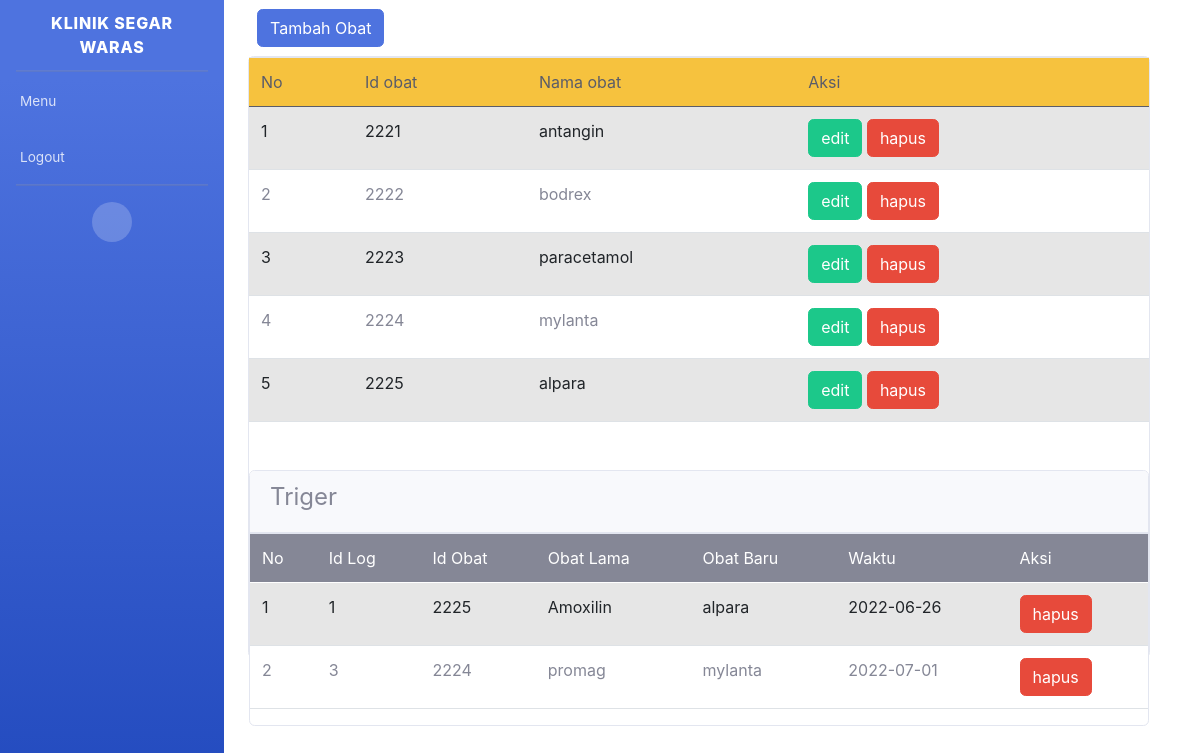
/obat.php, run on the app's committed database.
### tables this page shows
CREATE TABLE `obat` (
  `id_obat` int(5) NOT NULL,
  `nama_obat` varchar(100) DEFAULT NULL
);

CREATE TABLE `log_obat` (
  `id_log` int(100) NOT NULL,
  `id_obat` int(100) NOT NULL,
  `obat_lama` varchar(100) NOT NULL,
  `obat_baru` varchar(100) NOT NULL,
  `waktu` date NOT NULL
);

### obat.php (the view, shortened to what this page needs)
<!DOCTYPE html>
<html>
    <head>
    <link href="css/bootstrap.min.css" rel="stylesheet">
    <link href="css/sb-admin-2.css" rel="stylesheet">
    </head>
    <body>
    <body id="page-top">
    <div id="wrapper">
        <ul class="navbar-nav bg-gradient-primary sidebar sidebar-dark accordion" id="accordionSidebar">
            <a class="sidebar-brand d-flex align-items-center justify-content-center" href="#">
                <div class="sidebar-brand-text mx-3">Klinik Segar Waras</div>
            </a>
            <hr class="sidebar-divider my-0">
            <li class="nav-item">
                <a class="nav-link" href="home.php">
                    <span>Menu</span></a>
            </li>
            <li class="nav-item">
                <a class="nav-link" href="logout.php">
                    <span>Logout</span></a>
            <hr class="sidebar-divider d-none d-md-block">
            <div class="text-center d-none d-md-inline">
                <button class="rounded-circle border-0" id="sidebarToggle"></button>
            </div>
        </ul>
        <div class="btn-toolbar mb-2 mb-md-10">
        <div class="container shadow:1%;">
        <div style="margin:1%;">
        <a class="btn btn-primary" href="obat_tambah.php" role="button"><i class="fa-solid fa-trash-can"></i>Tambah Obat</a>
        </div>
        <div class="card">
        <div class="galan">
        <table class="table table-striped">
        <thead class="bg-warning text-dark">
                <tr>
                    <td>No</td>
                    <td>Id obat</td>
                    <td>Nama obat</td>
                    <td>Aksi</td>
                </tr>
            </thead>
            <?php
            include "koneksi.php";
            $no = 1;
            $query = mysqli_query($conn, 'SELECT * FROM obat');
            while ($data = mysqli_fetch_array($query)) {
                ?>
                <tr>
                    <td><?php echo $no++ ?></td>
                    <td><?php echo $data['id_obat']?></td>
                    <td><?php echo $data['nama_obat']?></td>
                    <td>
                    <a class="btn btn-success" href="obat_ubah.php?id=<?= $data['id_obat'];?>" role="button"><i class="fa-solid fa-pen-to-square"></i>edit</a>
					<a class="btn btn-danger" href="obat_hapus.php?id=<?= $data['id_obat'];?>" role="button"><i class="fa-solid fa-trash-can"></i>hapus</a>
                    </td>
                </tr>
                <?php } ?>
        </table>
        <div class="card mt-5">
	<div class="card-header">
        <h4>Triger</h4>
    </div>
	<div class="table-responsive">
    <table class="table table-striped table-hover">
        <thead class="card-header text-white bg-secondary">
            <tr>
                <td>No</td>
				<td>Id Log</td>
				<td>Id Obat</td>
                <td>Obat Lama</td>
				<td>Obat Baru</td>
				<td>Waktu</td>
				<td>Aksi</td>
            </tr>
        </thead>
        <?php
        $no = 1;
        $sql = mysqli_query($conn, 'SELECT * FROM log_obat');
        while ($data = mysqli_fetch_array($sql)) {
        ?>
            <tr>
                <td><?php echo $no++ ?></td>
				<td><?php echo $data['id_log'] ?></td>
				<td><?php echo $data['id_obat'] ?></td>
                <td><?php echo $data['obat_lama'] ?></td>
				<td><?php echo $data['obat_baru'] ?></td>
				<td><?php echo $data['waktu'] ?></td>
				<td><a class="btn btn-danger" href="trigger_hapus.php?id=<?= $data['id_log'];?>" role="button"><i class="fa-solid fa-trash-can"></i>hapus</a></td>
            </tr>
        <?php } ?>
    </table>
	</div>
	</div>
    </body>
</html>

### obat.php (style rules this page uses)
.galan { width: 900px; height: 600px; }

### data on the page
obat: id_obat "2221", nama_obat "antangin"
obat: id_obat "2222", nama_obat "bodrex"
obat: id_obat "2223", nama_obat "paracetamol"
obat: id_obat "2224", nama_obat "mylanta"
obat: id_obat "2225", nama_obat "alpara"
log_obat: id_log "1", id_obat "2225", obat_lama "Amoxilin", obat_baru "alpara", waktu "2022-06-26"
log_obat: id_log "3", id_obat "2224", obat_lama "promag", obat_baru "mylanta", waktu "2022-07-01"
